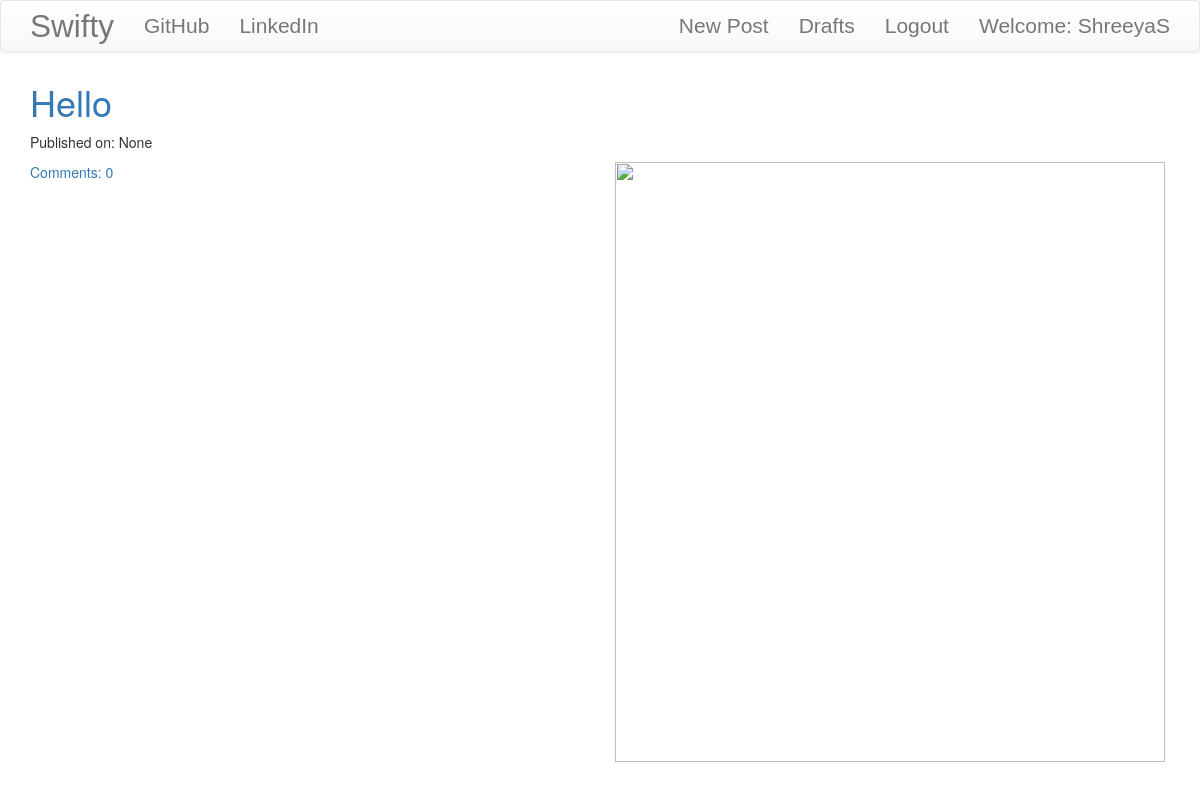
The page /drafts/ (signed in) on the database its author committed.
### blog/models.py (models this page shows, shortened)
class Post(models.Model):
    author = models.ForeignKey('auth.User', on_delete=models.CASCADE)
    title = models.CharField(max_length=200)
    text = models.TextField()
    created_date = models.DateTimeField(default=timezone.now)
    published_date = models.DateTimeField(blank=True, null=True)
    def approve_comments(self):
        return self.comments.filter(approved_comment=True)

### blog/views.py (the view)
class DraftListView(LoginRequiredMixin,ListView):
    login_url = '/login/'
    redirect_field_name = 'blog/post_list.html'
    model = Post
    def get_queryset(self):
        return Post.objects.filter(published_date__isnull=True).order_by('created_date')

### blog/templates/blog/post_list.html (shortened to what this page needs)
{% extends "blog/base.html" %}
{% block content %}
<div class="centerstage">
  {% for post in post_list %}
  <div class="post">
    <h1><a href="{% url 'post_detail' pk=post.pk %}">{{post.title}}</a></h1>
    <div class="date">
      <p>Published on: {{post.published_date}}</p>
    </div>
    <a href="{% url 'post_detail' pk=post.pk %}">Comments: {{post.approve_comments.count}}</a>
  </div>
  {% endfor %}
</div>
<div class="image">
  <img src="https://i.imgur.com/1GwFOuX.png" width="550" height="600">
</div>
{% endblock %}

### blog/templates/blog/base.html (shortened to what this page needs)
<!DOCTYPE html>
{% load static %}
<html lang="en" dir="ltr">
  <head>
    <link rel="stylesheet" href="https://maxcdn.bootstrapcdn.com/bootstrap/3.3.7/css/bootstrap.min.css">
    <link rel="stylesheet" href="https://maxcdn.bootstrapcdn.com/bootstrap/3.3.7/css/bootstrap-theme.min.css">
    <link rel="stylesheet" href="//cdn.jsdelivr.net/npm/medium-editor@latest/dist/css/medium-editor.min.css" type="text/css" media="screen" charset="utf-8">
    <link rel='stylesheet' href="{% static 'css/blog.css' %}">
  </head>
  <body class="loader">
    <nav class="navbar navbar-default techfont custom-navbar">
      <div class="container">
        <ul class="nav navbar-nav">
          <li><a class= 'navbar-brand bigbrand' href="{% url 'post_list' %}">Swifty</a></li>
          <li><a href="https://github.com">GitHub</a></li>
          <li><a href="https://LinkedIn.com">LinkedIn</a></li>
        </ul>
        <ul class="nav navbar-nav navbar-right">
          {% if user.is_authenticated %}
            <li><a href="{% url 'post_new' %}">New Post</a></li>
            <li><a href="{% url 'post_draft_list' %}">Drafts</a></li>
            <li><a href="http://127.0.0.1:8000/accounts/logout">Logout</a></li>
            <li><a>Welcome: {{user.username}}</a></li>
          {% else %}
            <li><a class='nav navbar-right' href="{% url 'login' %}">Login<span class='glyphicon glyphicon-user'></span></a></li>
          {% endif %}
        </ul>
      </div>
    </nav>
      <div class="content container">
          <div class="row">
              <div class="col-md-8">
                <div class="blog_posts">
                  {% block content %}
                  {% endblock %}
                </div>
              </div>
          </div>
      </div>
  </body>
</html>

### blog/static/css/blog.css (style rules this page uses)
.techfont { font-family: 'Russo One', sans-serif; font-size: 1.5em; margin-bottom: 10px; }
.bigbrand { font-size: 1.5em; }
.centerstage { margin-left: auto; margin-right: auto; }
.loader { filter:hue-rotate(0deg); color:linear-gradient(45deg,#0f8,#08f); animation:hue 10000ms infinite linear; }

### blog/templates/blog/post_list.html (style rules this page uses)
div.image { position: absolute; left: 600px; top: 100px; }

### rows shown on the page
Post: title "Hello", published_date "None", approve_comments.count "0"

### other values the page prints
{{ user.username }} "ShreeyaS"
